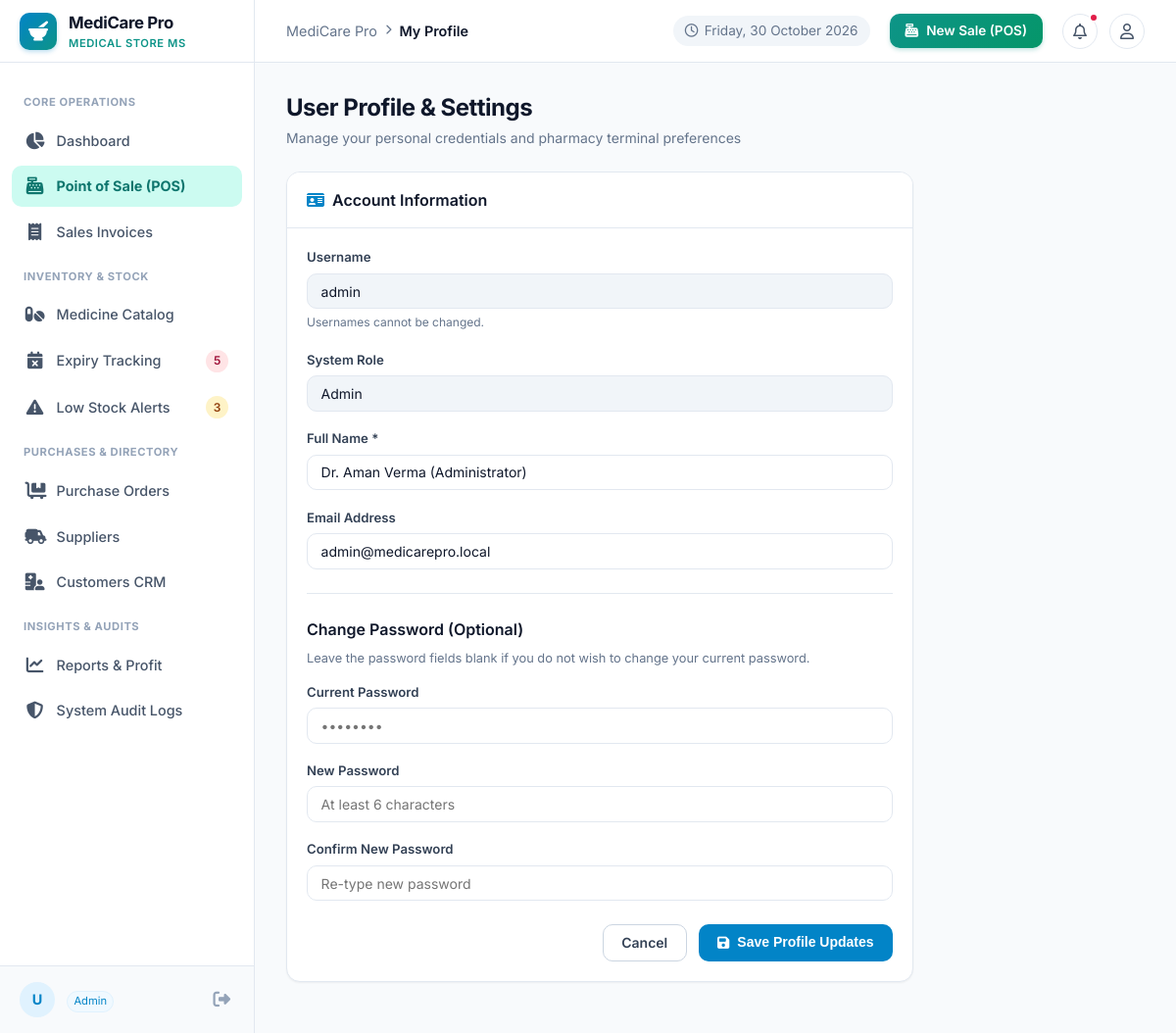
Page /auth/profile (signed in) on the committed database.
### tables this page shows
CREATE TABLE users (
    id INTEGER PRIMARY KEY AUTOINCREMENT,
    username TEXT UNIQUE NOT NULL,
    password_hash TEXT NOT NULL,
    full_name TEXT NOT NULL,
    email TEXT,
    role TEXT NOT NULL CHECK(role IN ('admin', 'staff')) DEFAULT 'staff',
    is_active INTEGER NOT NULL DEFAULT 1,
    created_at TIMESTAMP DEFAULT CURRENT_TIMESTAMP
);

### routes/auth.py (the view, shortened to what this page needs)
@auth_bp.route('/profile', methods=['GET', 'POST'])
@login_required
def profile():
    user = query_db("SELECT * FROM users WHERE id = ?", (session['user_id'],), one=True)
    return render_template('auth/profile.html', user=user)

### database.py (called while the page is built)
def get_db():
    try:
        if 'db' not in g or g.db is None:
            db_path = current_app.config.get('DATABASE_PATH', Config.DATABASE_PATH)
            g.db = sqlite3.connect(db_path)
            g.db.row_factory = sqlite3.Row
            g.db.execute("PRAGMA foreign_keys = ON;")
        return g.db
    except (RuntimeError, AttributeError):
        conn = sqlite3.connect(Config.DATABASE_PATH)
        conn.row_factory = sqlite3.Row
        conn.execute("PRAGMA foreign_keys = ON;")
        return conn

def query_db(query, args=(), one=False):
    db = get_db()
    cur = db.execute(query, args)
    rv = cur.fetchall()
    cur.close()
    return (rv[0] if rv else None) if one else rv

### routes/auth.py (called while the page is built)
def login_required(view):
    @wraps(view)
    def wrapped_view(**kwargs):
        if 'user_id' not in session:
            flash("Please sign in to access this page.", "warning")
            return redirect(url_for('auth.login', next=request.path))
        return view(**kwargs)
    return wrapped_view

### templates/auth/profile.html (shortened to what this page needs)
{% extends 'base.html' %}
{% block breadcrumb %}My Profile{% endblock %}
{% block content %}
<div class="page-header">
  <div class="page-title-box">
    <h1>User Profile & Settings</h1>
    <p class="page-subtitle">Manage your personal credentials and pharmacy terminal preferences</p>
  </div>
</div>
<div style="max-width: 640px;">
  <div class="card">
    <div class="card-header">
      <div class="card-title">
        <i class="fa-solid fa-id-card" style="color: var(--primary);"></i>
        <span>Account Information</span>
      </div>
    </div>
    <div class="card-body">
      <form method="POST" action="{{ url_for('auth.profile') }}">
        <div class="form-group">
          <label class="form-label">Username</label>
          <input type="text" class="form-control" value="{{ user.username }}" disabled style="background: var(--slate-100); cursor: not-allowed;">
          <small style="font-size: 0.75rem; color: var(--slate-500);">Usernames cannot be changed.</small>
        </div>
        <div class="form-group">
          <label class="form-label">System Role</label>
          <input type="text" class="form-control" value="{{ user.role | capitalize }}" disabled style="background: var(--slate-100); cursor: not-allowed;">
        </div>
        <div class="form-group">
          <label class="form-label" for="full_name">Full Name *</label>
          <input type="text" id="full_name" name="full_name" class="form-control" value="{{ user.full_name }}" required>
        </div>
        <div class="form-group">
          <label class="form-label" for="email">Email Address</label>
          <input type="email" id="email" name="email" class="form-control" value="{{ user.email or '' }}">
        </div>
        <hr style="border: none; border-top: 1px solid var(--border-color); margin: 1.5rem 0;">
        <h3 style="font-size: 1rem; font-weight: 600; color: var(--slate-900); margin-bottom: 0.5rem;">
          Change Password (Optional)
        </h3>
        <p style="font-size: 0.8rem; color: var(--slate-500); margin-bottom: 1rem;">
          Leave the password fields blank if you do not wish to change your current password.
        </p>
        <div class="form-group">
          <label class="form-label" for="current_password">Current Password</label>
          <input type="password" id="current_password" name="current_password" class="form-control" placeholder="••••••••">
        </div>
        <div class="form-group">
          <label class="form-label" for="new_password">New Password</label>
          <input type="password" id="new_password" name="new_password" class="form-control" placeholder="At least 6 characters">
        </div>
        <div class="form-group">
          <label class="form-label" for="confirm_password">Confirm New Password</label>
          <input type="password" id="confirm_password" name="confirm_password" class="form-control" placeholder="Re-type new password">
        </div>
        <div style="display: flex; justify-content: flex-end; gap: 0.75rem; margin-top: 1.5rem;">
          <a href="{{ url_for('dashboard.index') }}" class="btn btn-secondary">Cancel</a>
          <button type="submit" class="btn btn-primary">
            <i class="fa-solid fa-floppy-disk"></i>
            <span>Save Profile Updates</span>
          </button>
        </div>
      </form>
    </div>
  </div>
</div>
{% endblock %}

### templates/base.html (shortened to what this page needs)
<!DOCTYPE html>
<html lang="en">
<head>
  <link rel="stylesheet" href="https://cdnjs.cloudflare.com/ajax/libs/font-awesome/6.4.2/css/all.min.css">
  <link rel="stylesheet" href="{{ url_for('static', filename='css/style.css') }}">
</head>
<body>
<div class="app-container">
  {% if user %}
  <aside class="app-sidebar">
    <div class="sidebar-header">
      <div class="brand-icon">
        <i class="fa-solid fa-mortar-pestle"></i>
      </div>
      <div class="brand-details">
        <span class="brand-title">MediCare Pro</span>
        <span class="brand-sub">Medical Store MS</span>
      </div>
    </div>
    <nav class="sidebar-nav">
      <div class="nav-section-title">Core Operations</div>
      <a href="{{ url_for('dashboard.index') }}" class="nav-item {% if request.endpoint == 'dashboard.index' %}active{% endif %}">
        <div class="nav-item-content">
          <i class="fa-solid fa-chart-pie"></i>
          <span>Dashboard</span>
        </div>
      </a>
      <a href="{{ url_for('billing.pos') }}" class="nav-item {% if 'billing.pos' in request.endpoint %}active{% endif %}" style="background-color: var(--teal-light); color: var(--teal-hover);">
        <div class="nav-item-content">
          <i class="fa-solid fa-cash-register"></i>
          <strong style="color: var(--teal-hover);">Point of Sale (POS)</strong>
        </div>
      </a>
      <a href="{{ url_for('billing.history') }}" class="nav-item {% if 'billing.history' in request.endpoint %}active{% endif %}">
        <div class="nav-item-content">
          <i class="fa-solid fa-receipt"></i>
          <span>Sales Invoices</span>
        </div>
      </a>
      <div class="nav-section-title">Inventory & Stock</div>
      <a href="{{ url_for('medicines.index') }}" class="nav-item {% if 'medicines' in request.endpoint %}active{% endif %}">
        <div class="nav-item-content">
          <i class="fa-solid fa-pills"></i>
          <span>Medicine Catalog</span>
        </div>
      </a>
      <a href="{{ url_for('expiry.index') }}" class="nav-item {% if 'expiry' in request.endpoint %}active{% endif %}">
        <div class="nav-item-content">
          <i class="fa-solid fa-calendar-xmark"></i>
          <span>Expiry Tracking</span>
        </div>
        {% if nav_urgent_expiry_count > 0 %}
        <span class="nav-badge urgent">{{ nav_urgent_expiry_count }}</span>
        {% endif %}
      </a>
      <a href="{{ url_for('low_stock.index') }}" class="nav-item {% if 'low_stock' in request.endpoint %}active{% endif %}">
        <div class="nav-item-content">
          <i class="fa-solid fa-triangle-exclamation"></i>
          <span>Low Stock Alerts</span>
        </div>
        {% if nav_low_stock_count > 0 %}
        <span class="nav-badge warning">{{ nav_low_stock_count }}</span>
        {% endif %}
      </a>
      <div class="nav-section-title">Purchases & Directory</div>
      <a href="{{ url_for('purchases.index') }}" class="nav-item {% if 'purchases' in request.endpoint %}active{% endif %}">
        <div class="nav-item-content">
          <i class="fa-solid fa-cart-flatbed"></i>
          <span>Purchase Orders</span>
        </div>
      </a>
      <a href="{{ url_for('suppliers.index') }}" class="nav-item {% if 'suppliers' in request.endpoint %}active{% endif %}">
        <div class="nav-item-content">
          <i class="fa-solid fa-truck-field"></i>
          <span>Suppliers</span>
        </div>
      </a>
      <a href="{{ url_for('customers.index') }}" class="nav-item {% if 'customers' in request.endpoint %}active{% endif %}">
        <div class="nav-item-content">
          <i class="fa-solid fa-hospital-user"></i>
          <span>Customers CRM</span>
        </div>
      </a>
      <div class="nav-section-title">Insights & Audits</div>
      <a href="{{ url_for('reports.index') }}" class="nav-item {% if request.endpoint == 'reports.index' %}active{% endif %}">
        <div class="nav-item-content">
          <i class="fa-solid fa-chart-line"></i>
          <span>Reports & Profit</span>
        </div>
      </a>
      <a href="{{ url_for('reports.audit_logs') }}" class="nav-item {% if request.endpoint == 'reports.audit_logs' %}active{% endif %}">
        <div class="nav-item-content">
          <i class="fa-solid fa-shield-halved"></i>
          <span>System Audit Logs</span>
        </div>
      </a>
    </nav>
    <div class="sidebar-footer">
      <div class="user-snippet">
        <div class="user-avatar">
          {{ user.name[:1] if user.name else 'U' }}
        </div>
        <div class="user-info">
          <span class="user-role-badge">{{ user.role }}</span>
        </div>
        <a href="{{ url_for('auth.logout') }}" title="Sign Out" style="color: var(--slate-400); font-size: 1.1rem; padding: 0.25rem;">
          <i class="fa-solid fa-right-from-bracket"></i>
        </a>
      </div>
    </div>
  </aside>
  {% endif %}
  <div class="app-main" {% if not user %}style="margin-left: 0;"{% endif %}>
    {% if user %}
    <header class="app-topbar">
      <div class="topbar-left">
        <div class="page-breadcrumb">
          <span>MediCare Pro</span>
          <i class="fa-solid fa-chevron-right" style="font-size: 0.65rem;"></i>
          <span class="current">{% block breadcrumb %}Dashboard{% endblock %}</span>
        </div>
      </div>
      <div class="topbar-right">
        <div class="system-date">
          <i class="fa-regular fa-clock"></i>
          <span>{{ today_date }}</span>
        </div>
        <a href="{{ url_for('billing.pos') }}" class="btn-pos-shortcut">
          <i class="fa-solid fa-cash-register"></i>
          <span>New Sale (POS)</span>
        </a>
        <div class="topbar-actions">
          <a href="{{ url_for('expiry.index') }}" class="topbar-btn" title="Expiry Alerts">
            <i class="fa-regular fa-bell"></i>
            {% if nav_urgent_expiry_count > 0 %}
            <span style="position: absolute; top: -2px; right: -2px; width: 10px; height: 10px; background: var(--rose); border-radius: 50%; border: 2px solid white;"></span>
            {% endif %}
          </a>
          <a href="{{ url_for('auth.profile') }}" class="topbar-btn" title="My Profile">
            <i class="fa-regular fa-user"></i>
          </a>
        </div>
      </div>
    </header>
    {% endif %}
    <main class="page-content">
      {% block content %}{% endblock %}
    </main>
  </div>
</div>
</body>
</html>

### rows in the picture
users: role "Admin", username "admin", full_name "Dr. Aman Verma (Administrator)", email "admin@medicarepro.local"

### other values in the picture
{{ nav_urgent_expiry_count }} "5"
{{ nav_low_stock_count }} "3"
{{ user.name[:1] if user.name else 'U' }} "U"
